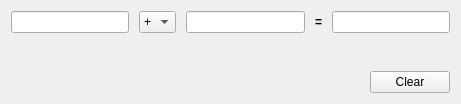
<?xml version="1.0" encoding="UTF-8"?>
<ui version="4.0">
 <class>Calculator</class>
 <widget class="QWidget" name="Calculator">
  <property name="geometry">
   <rect>
    <x>0</x>
    <y>0</y>
    <width>461</width>
    <height>104</height>
   </rect>
  </property>
  <property name="windowTitle">
   <string>Calculator Widget</string>
  </property>
  <layout class="QVBoxLayout" name="verticalLayout">
   <property name="spacing">
    <number>-1</number>
   </property>
   <item>
    <layout class="QHBoxLayout" name="horizontalLayout">
     <property name="spacing">
      <number>10</number>
     </property>
     <item>
      <widget class="QLineEdit" name="inputA"/>
     </item>
     <item>
      <widget class="QComboBox" name="operatorBox">
       <property name="sizePolicy">
        <sizepolicy hsizetype="Fixed" vsizetype="Fixed">
         <horstretch>0</horstretch>
         <verstretch>0</verstretch>
        </sizepolicy>
       </property>
       <property name="maximumSize">
        <size>
         <width>50</width>
         <height>16777215</height>
        </size>
       </property>
       <item>
        <property name="text">
         <string>+</string>
        </property>
       </item>
       <item>
        <property name="text">
         <string>-</string>
        </property>
       </item>
       <item>
        <property name="text">
         <string>/</string>
        </property>
       </item>
       <item>
        <property name="text">
         <string>*</string>
        </property>
       </item>
      </widget>
     </item>
     <item>
      <widget class="QLineEdit" name="inputB"/>
     </item>
     <item>
      <widget class="QLabel" name="label">
       <property name="font">
        <font>
         <weight>75</weight>
         <bold>true</bold>
        </font>
       </property>
       <property name="text">
        <string>=</string>
       </property>
      </widget>
     </item>
     <item>
      <widget class="QLineEdit" name="result">
       <property name="readOnly">
        <bool>true</bool>
       </property>
      </widget>
     </item>
    </layout>
   </item>
   <item>
    <spacer name="verticalSpacer">
     <property name="orientation">
      <enum>Qt::Vertical</enum>
     </property>
     <property name="sizeHint" stdset="0">
      <size>
       <width>20</width>
       <height>0</height>
      </size>
     </property>
    </spacer>
   </item>
   <item>
    <layout class="QHBoxLayout" name="horizontalLayout_2">
     <property name="spacing">
      <number>-1</number>
     </property>
     <item>
      <spacer name="horizontalSpacer">
       <property name="orientation">
        <enum>Qt::Horizontal</enum>
       </property>
       <property name="sizeHint" stdset="0">
        <size>
         <width>40</width>
         <height>20</height>
        </size>
       </property>
      </spacer>
     </item>
     <item>
      <widget class="QPushButton" name="clearButton">
       <property name="text">
        <string>Clear</string>
       </property>
      </widget>
     </item>
    </layout>
   </item>
  </layout>
 </widget>
 <resources/>
 <connections/>
</ui>
